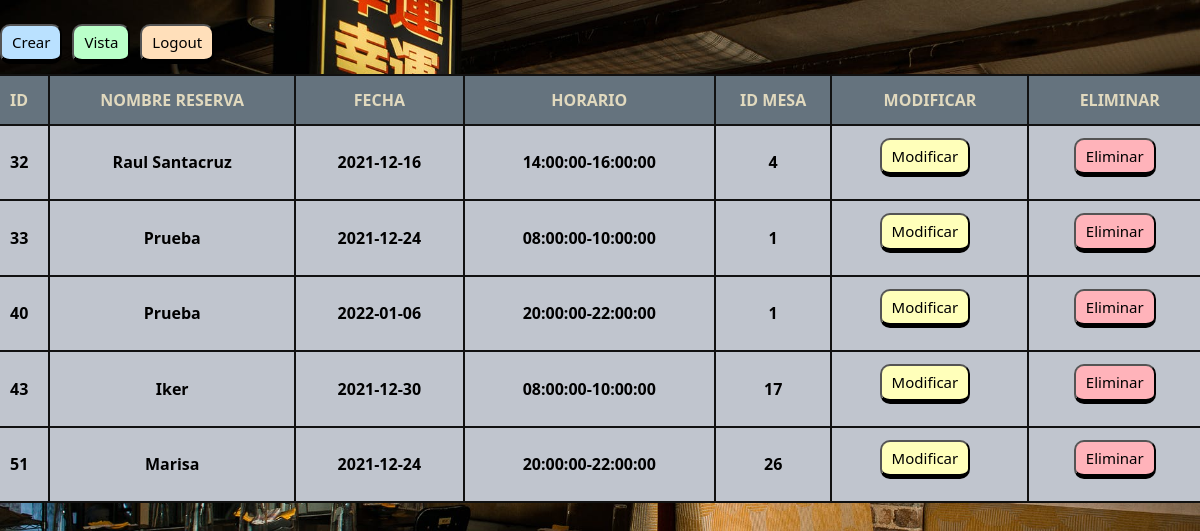
The app's page /process/reservas_admin.php (signed in) with its own data.
### tables this page shows
CREATE TABLE `tbl_reserva` (
  `id_reserva` int(11) NOT NULL,
  `nombre_reserva` varchar(50) NOT NULL,
  `data_reserva` date DEFAULT NULL,
  `id_horario` int(11) NOT NULL,
  `id_mesa` int(11) NOT NULL
);

### process/reservas_admin.php (the view, shortened to what this page needs)
<?php
    include '../services/conexion.php';
    if (!$_SESSION['nombre_admin']=="") {?>
        <!DOCTYPE html>
        <html lang="en">
        <head>
            <link rel="stylesheet" href="../css/styles.css">
            <link href="https://cdn.jsdelivr.net/npm/bootstrap@5.1.3/dist/css/bootstrap.min.css" rel="stylesheet">
        </head>
        <body class="region-admin" id="reservas">
            <br>
            <div>
                <form action="../process/crear-reserva.php" method="POST">
                    <button class= "botonCre" type="submit" name="Crear" value="Crear">Crear</button>
                </form>
                <form action="../view/control_admin.php" method="POST">
                    <button id="crl_adm" class= "botonCre" type="submit" name="logout" value="logout">Vista</button>
                </form>
                <form action="../process/logout.proc.php" method="POST">
                    <button id="logout" class= "botonCre" type="submit" name="logout" value="logout">Logout</button>
                </form>
            </div>
            <div class="row">
                    <?php
                        $sentencia=$pdo->prepare("SELECT tbl_reserva.id_reserva,tbl_reserva.nombre_reserva,tbl_reserva.data_reserva,CONCAT_WS('-', tbl_horario.hora_ini, tbl_horario.hora_fi) as Horario,tbl_reserva.id_mesa FROM tbl_reserva INNER JOIN tbl_mesa ON tbl_mesa.id_mesa=tbl_reserva.id_mesa INNER JOIN tbl_sala ON tbl_sala.id_sala=tbl_mesa.id_sala INNER JOIN tbl_horario ON tbl_horario.id_horario = tbl_reserva.id_horario");
                        $sentencia->execute();
                    ?>
                    <table class="tableAdmin">
                        <tr class="active">
                            <th>ID</th>
                            <th>NOMBRE RESERVA</th>
                            <th>FECHA</th>
                            <th>HORARIO</th>
                            <th>ID MESA</th>
                            <th>MODIFICAR</th>
                            <th>ELIMINAR</th>
                        </tr>
                        <?php
                            $listaReservas=$sentencia->fetchAll(PDO::FETCH_ASSOC);
                            foreach($listaReservas as $registro){
                        ?>
                        <tr>
                            <td><?php echo "{$registro['id_reserva']}";?></td>
                            <td><?php echo "{$registro['nombre_reserva']}";?></td>
                            <td><?php echo "{$registro['data_reserva']}";?></td>
                            <td><?php echo "{$registro['Horario']}";?></td>
                            <td><?php echo "{$registro['id_mesa']}";?></td>
                            <td>
                                <form action="../process/act-reserva.php" method="POST" enctype="multipart/form-data">
                                    <button class= "botonAct" type="submit" name="Modificar" value="Modificar">Modificar</button>
                                </form>
                            </td>
                            <td>
                                <form action="../process/eliminar-reserva.php" method="POST">
                                    <button class= "botonEli" type="submit" name="Eliminar" value="Eliminar">Eliminar</button>
                                </form>
                            </td>
                        </tr>
                        <?php } ?>
                    </table>
            </div>
        </body>
        </html>
    <?php
    }else{
        header('Location: ../view/login.php');
    }

### css/styles.css (style rules this page uses)
* { box-sizing: border-box; font-family: 'Segoe UI', Roboto, Oxygen, Ubuntu, Cantarell, 'Open Sans', 'Helvetica Neue', sans-serif; }
body { margin: 0; background-size: cover; background-attachment: fixed; padding: 10% 20px; text-align: center; }
:root { --marron1: #271301; --blanco: #fff; --azul2: #0F1923; }
button { float: center; }
.row:after { content: ""; display: table; clear: both; }
table { background-color: rgba(0, 0, 0, 0.05); }
body.region-admin { padding: 0px; min-height: 100vh; text-align: center; display: flex; flex-flow: column; margin: 0; background-size: cover; }
::placeholder { color: #fff; }
#reservas { background-image: url("../img/img_fondo_res.jpeg"); background-size: cover; background-repeat: no-repeat; }
.tableAdmin th { padding-top: 12px; padding-bottom: 12px; text-align: center; color: #E1D9BE; background-color: rgba(101, 115, 126); border: 2pt solid rgba(17, 17, 17); }
.tableAdmin td { padding: 8px; padding-top: 12px; padding-bottom: 12px; text-align: center; color: #000000; border: 2pt solid rgba(17, 17, 17); font-weight: bold; }
.tableAdmin tr { border-spacing: 0px 20px; border-left: 2pt solid rgba(17, 17, 17); border-right: 2pt solid rgba(17, 17, 17); border-top: 2pt solid rgba(17, 17, 17); border-bottom: 2pt solid rgba(17, 17, 17); background-color: rgba(192, 197, 206); }
.botonCre { padding: 5px 10px; margin: 0px 10px 10px 0px; float: right; border-radius: 10px; font-size: 15px; text-align: center; color: black; text-decoration: none; background-color: #bae1ff; border-color: black; border-bottom: 5px solid black; float: left; display: flex; }
#logout { background-color: #ffdfba; }
#crl_adm { background-color: #baffc9; }
.botonAct { position: relative; padding: 5px 10px; margin: 0px 10px 10px 0px; float: center; border-radius: 10px; font-size: 15px; text-align: center; color: black; text-decoration: none; background-color: #ffffba; border-color: black; border-bottom: 5px solid black; }
.botonEli { position: relative; padding: 5px 10px; margin: 0px 10px 10px 0px; border-radius: 10px; font-size: 15px; text-align: center; color: black; text-decoration: none; background-color: #ffb3ba; border-color: black; border-bottom: 5px solid black; float: center; }

### records on screen
tbl_reserva: id_reserva "32", nombre_reserva "Raul Santacruz", data_reserva "2021-12-16", Horario "14:00:00-16:00:00", id_mesa "4"
tbl_reserva: id_reserva "33", nombre_reserva "Prueba", data_reserva "2021-12-24", Horario "08:00:00-10:00:00", id_mesa "1"
tbl_reserva: id_reserva "40", nombre_reserva "Prueba", data_reserva "2022-01-06", Horario "20:00:00-22:00:00", id_mesa "1"
tbl_reserva: id_reserva "43", nombre_reserva "Iker", data_reserva "2021-12-30", Horario "08:00:00-10:00:00", id_mesa "17"
tbl_reserva: id_reserva "51", nombre_reserva "Marisa", data_reserva "2021-12-24", Horario "20:00:00-22:00:00", id_mesa "26"
